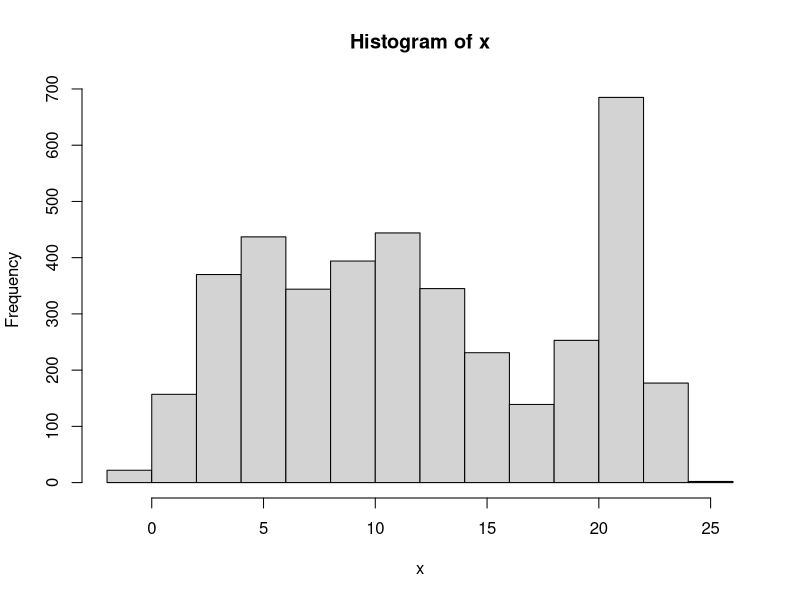
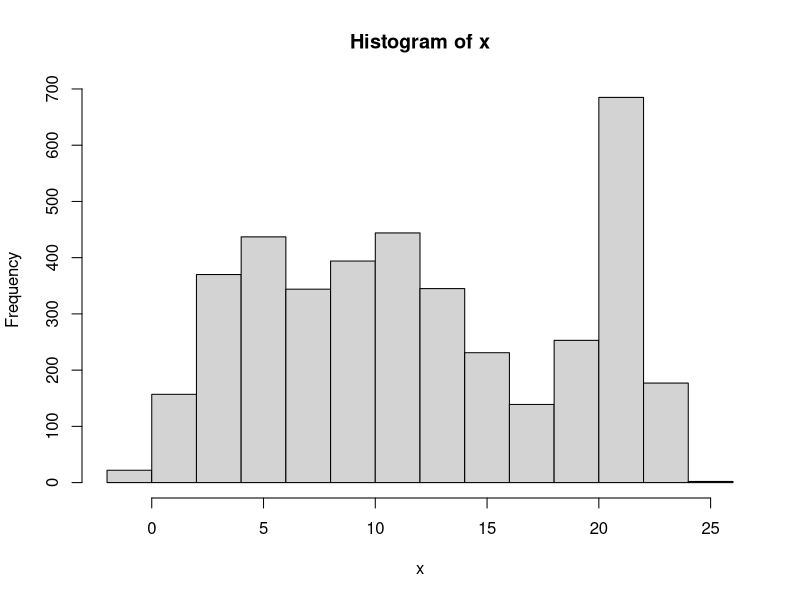

Recreate these plots in R, in order.
## ---- chunk 1
set_converter <- function(exchange_rate) {
  return(function(amount) round(amount / exchange_rate, 2))
}

convert_to_USD <- set_converter(65.94)
convert_to_USD(66000)
convert_to_USD <- set_converter(66.0)
convert_to_USD(66000)
## ---- chunk 2
if(!require(purrr)) install.packages('purrr')

set.seed(1111)
x <- purrr::map2(
  c(4, 10, 13, 21),
  c(2, 3, 4, 1),
  ~ rnorm(1000, .x, .y)
) %>%
  do.call(c, args = .)

summary(x)
hist(x, breaks = 15)
## ---- chunk 3
lst <- list(
  c(4, 2),
  c(10, 3),
  c(13, 4),
  c(21, 1)
)
set.seed(1111)
x <- purrr::map(
  lst,
  ~ rnorm(1000, .[1], .[2])
) %>%
  do.call(c, .)
hist(x, breaks = 15)
